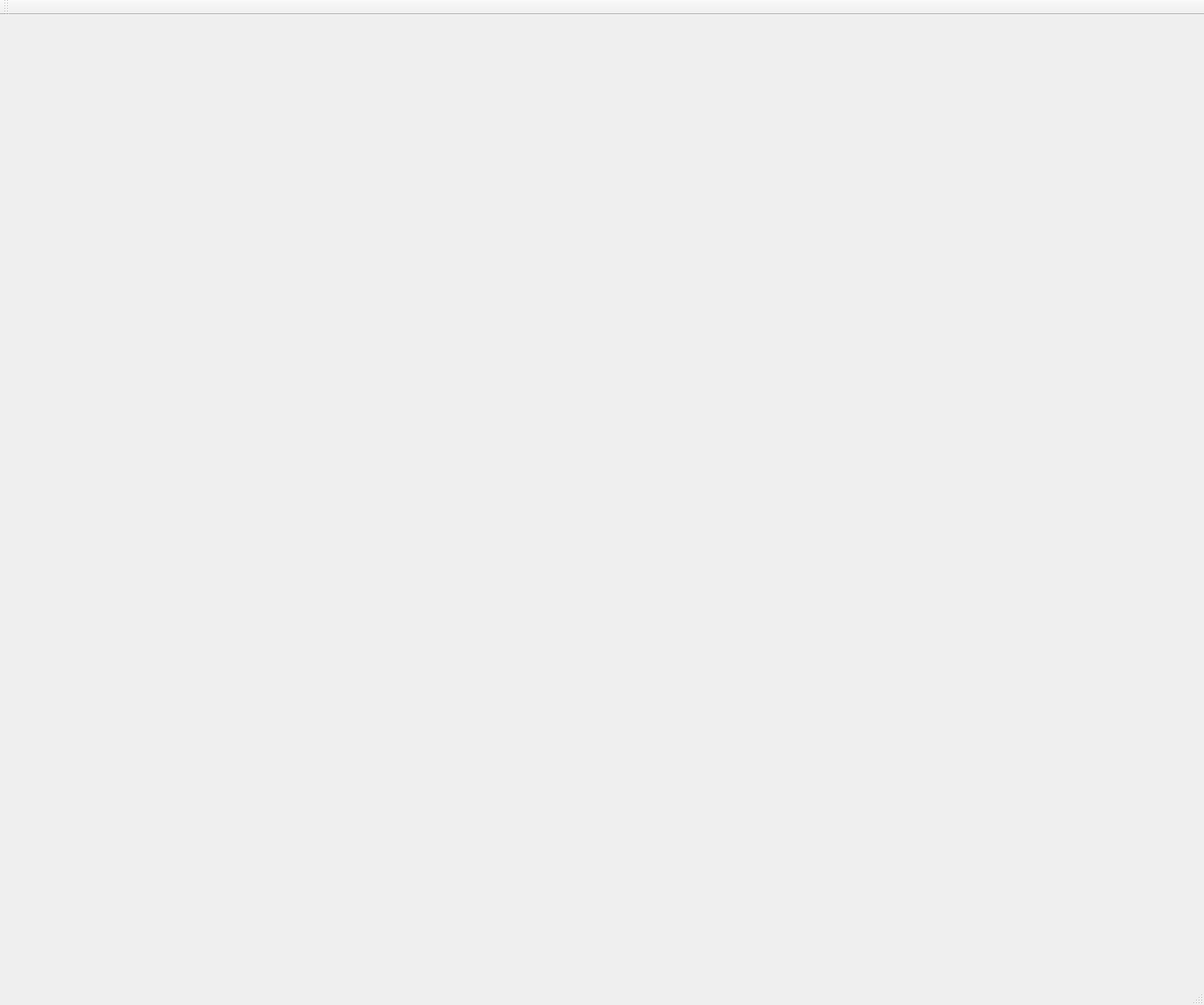
<?xml version="1.0" encoding="UTF-8"?>
<ui version="4.0">
 <class>MainWindow</class>
 <widget class="QMainWindow" name="MainWindow">
  <property name="geometry">
   <rect>
    <x>0</x>
    <y>0</y>
    <width>1359</width>
    <height>1134</height>
   </rect>
  </property>
  <property name="windowTitle">
   <string>MainWindow</string>
  </property>
  <widget class="QWidget" name="centralWidget">
   <widget class="QWidget" name="widget" native="true">
    <property name="geometry">
     <rect>
      <x>140</x>
      <y>150</y>
      <width>651</width>
      <height>441</height>
     </rect>
    </property>
   </widget>
  </widget>
  <widget class="QMenuBar" name="menuBar">
   <property name="geometry">
    <rect>
     <x>0</x>
     <y>0</y>
     <width>1359</width>
     <height>25</height>
    </rect>
   </property>
  </widget>
  <widget class="QToolBar" name="mainToolBar">
   <attribute name="toolBarArea">
    <enum>TopToolBarArea</enum>
   </attribute>
   <attribute name="toolBarBreak">
    <bool>false</bool>
   </attribute>
  </widget>
  <widget class="QStatusBar" name="statusBar"/>
 </widget>
 <layoutdefault spacing="6" margin="11"/>
 <resources/>
 <connections/>
 <slots>
  <slot>RotateX(int)</slot>
  <slot>RotateY(int)</slot>
  <slot>RotateZ(int)</slot>
  <slot>Poligonos()</slot>
  <slot>Puntos()</slot>
  <slot>Phong()</slot>
  <slot>Gouraud()</slot>
  <slot>Mallas()</slot>
  <slot>Textura()</slot>
  <slot>ChooseTextura(int)</slot>
 </slots>
</ui>
